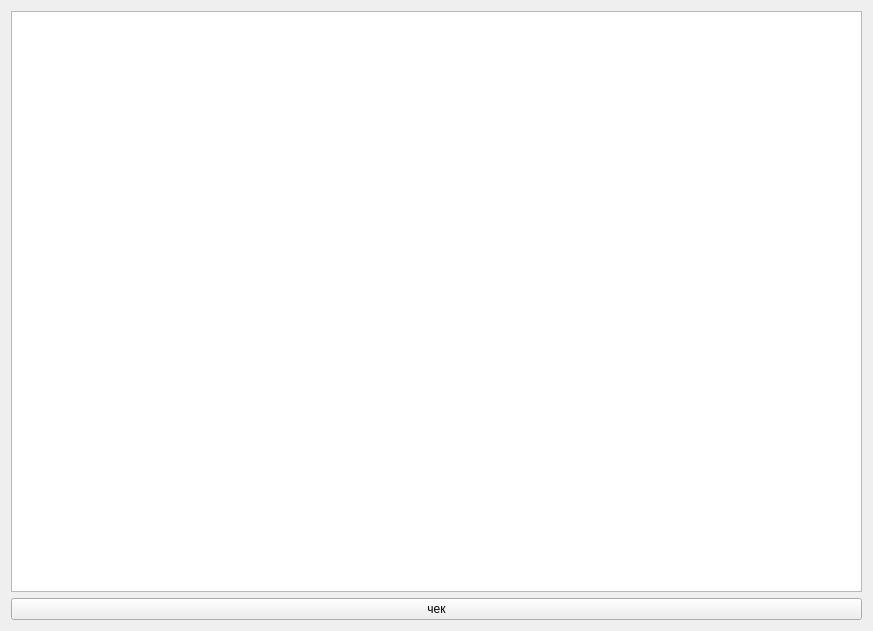
<?xml version="1.0" encoding="UTF-8"?>
<ui version="4.0">
 <class>Form</class>
 <widget class="QWidget" name="Form">
  <property name="geometry">
   <rect>
    <x>0</x>
    <y>0</y>
    <width>873</width>
    <height>631</height>
   </rect>
  </property>
  <property name="windowTitle">
   <string>Form</string>
  </property>
  <layout class="QGridLayout" name="gridLayout_2">
   <item row="0" column="0">
    <layout class="QGridLayout" name="gridLayout">
     <item row="1" column="0">
      <widget class="QPushButton" name="pushButton">
       <property name="text">
        <string>чек</string>
       </property>
      </widget>
     </item>
     <item row="0" column="0">
      <widget class="QTableView" name="tableView"/>
     </item>
    </layout>
   </item>
  </layout>
 </widget>
 <resources/>
 <connections/>
</ui>
